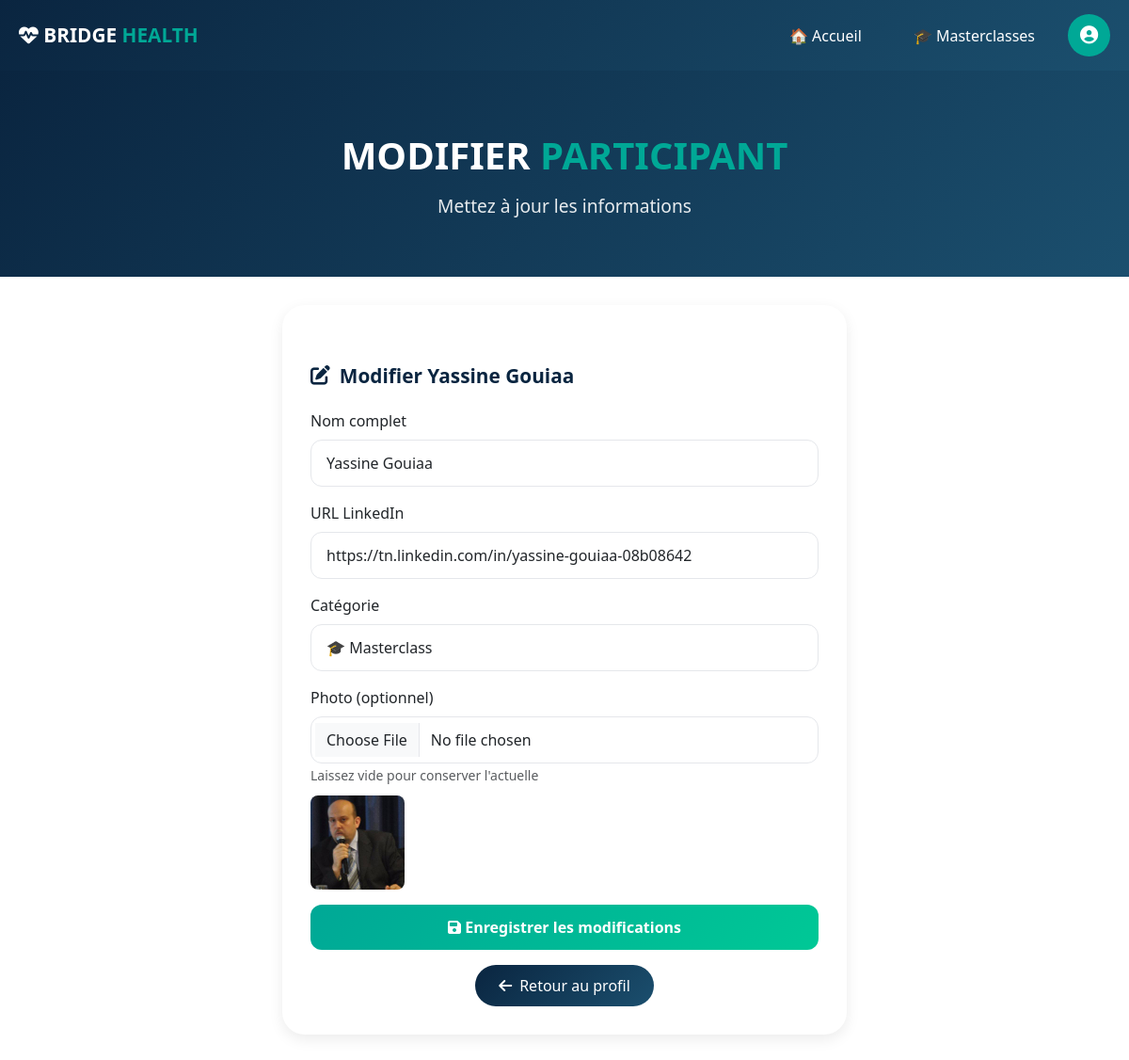
The app's page /edit/2 (signed in), older data.
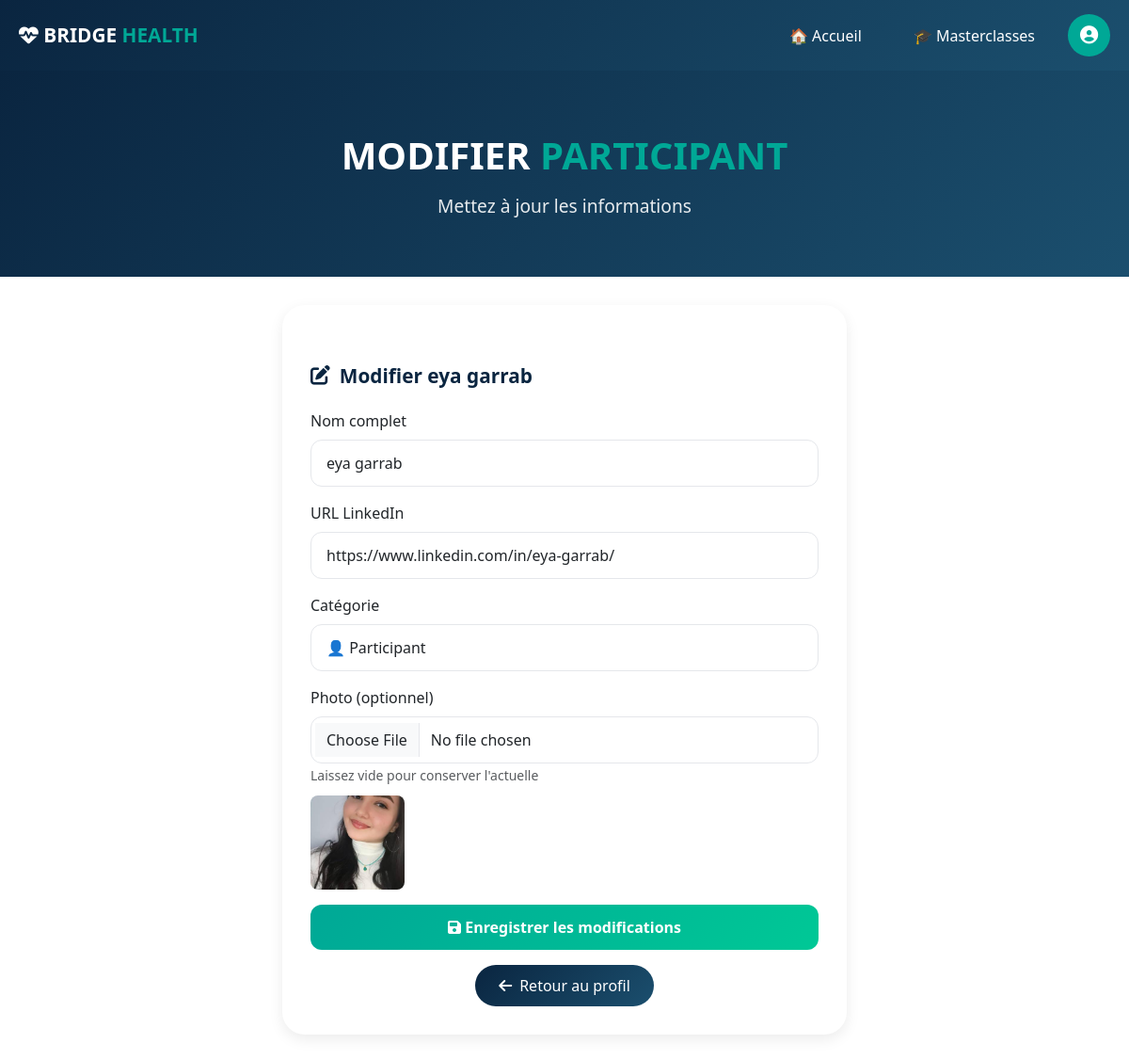
The same page, newer data.
### app.py (models this page shows)
class Attendee(db.Model):
    id = db.Column(db.Integer, primary_key=True)
    name = db.Column(db.String(120), nullable=False)
    linkedin = db.Column(db.String(300), nullable=False)
    category = db.Column(db.String(30), nullable=False)
    photo = db.Column(db.String(200), nullable=True)
    qr_code = db.Column(db.String(200), nullable=True)
    qr_base64 = db.Column(db.Text, nullable=True)
    user_id = db.Column(db.Integer, db.ForeignKey('user.id'), nullable=True)
    created_by = db.relationship('User', backref='attendees')

### app.py (the view, shortened to what this page needs)
@app.route("/edit/<int:id>", methods=["GET", "POST"])
@login_required
def edit_attendee(id):
    attendee = Attendee.query.get_or_404(id)
    user = User.query.get(session['user_id'])
    if not user.is_admin and attendee.user_id != user.id:
        flash("Vous ne pouvez modifier que vos propres participants depuis votre profil.", "danger")
        return redirect(url_for('profile'))
    return render_template("edit.html", attendee=attendee)

### app.py (called while the page is built)
def login_required(f):
    @wraps(f)
    def decorated_function(*args, **kwargs):
        if 'user_id' not in session:
            flash("Veuillez vous connecter pour accéder à cette page.", "warning")
            return redirect(url_for('signup'))
        return f(*args, **kwargs)
    return decorated_function

### templates/edit.html (shortened to what this page needs)
{% extends "base.html" %}
{% block content %}
<section class="hero">
    <div class="container">
        <div class="hero-content">
            <div class="hero-logo">MODIFIER <span>PARTICIPANT</span></div>
            <div class="hero-tagline">Mettez à jour les informations</div>
        </div>
    </div>
</section>
<div class="container">
    <div class="form-wrapper" style="max-width: 600px;">
        <div class="section-title">
            <i class="fas fa-edit"></i>
            Modifier {{ attendee.name }}
        </div>
        <form method="POST" enctype="multipart/form-data">
            <div class="mb-3">
                <label class="form-label">Nom complet</label>
                <input type="text" name="name" class="form-control" required value="{{ attendee.name }}">
            </div>
            <div class="mb-3">
                <label class="form-label">URL LinkedIn</label>
                <input type="url" name="linkedin" class="form-control" required value="{{ attendee.linkedin }}">
            </div>
            <div class="mb-3">
                <label class="form-label">Catégorie</label>
                <select name="category" class="form-control">
                    <option value="participant" {% if attendee.category == 'participant' %}selected{% endif %}>👤 Participant</option>
                    <option value="masterclass" {% if attendee.category == 'masterclass' %}selected{% endif %}>🎓 Masterclass</option>
                </select>
            </div>
            <div class="mb-3">
                <label class="form-label">Photo (optionnel)</label>
                <input type="file" name="photo" class="form-control" accept="image/*">
                <small class="text-muted">Laissez vide pour conserver l'actuelle</small>
                {% if attendee.photo %}
                <div style="margin-top: 10px;">
                    <img src="{{ url_for('static', filename=attendee.photo) }}" style="width: 100px; height: 100px; object-fit: cover; border-radius: 8px;">
                </div>
                {% endif %}
            </div>
            <button type="submit" class="btn-submit w-100">
                <i class="fas fa-save"></i> Enregistrer les modifications
            </button>
        </form>
        <div class="text-center mt-3">
            <a href="/profile" class="btn-back">
                <i class="fas fa-arrow-left"></i> Retour au profil
            </a>
        </div>
    </div>
</div>
{% endblock %}

Row changes from the older to the newer data that the page shows:
changed Attendee: name "Yassine Gouiaa" → "eya garrab"; linkedin "https://tn.linkedin.com/in/yassine-gouiaa-08b08642" → "https://www.linkedin.com/in/eya-garrab/"; category "🎓 Masterclass" → "👤 Participant"; photo: a different picture
